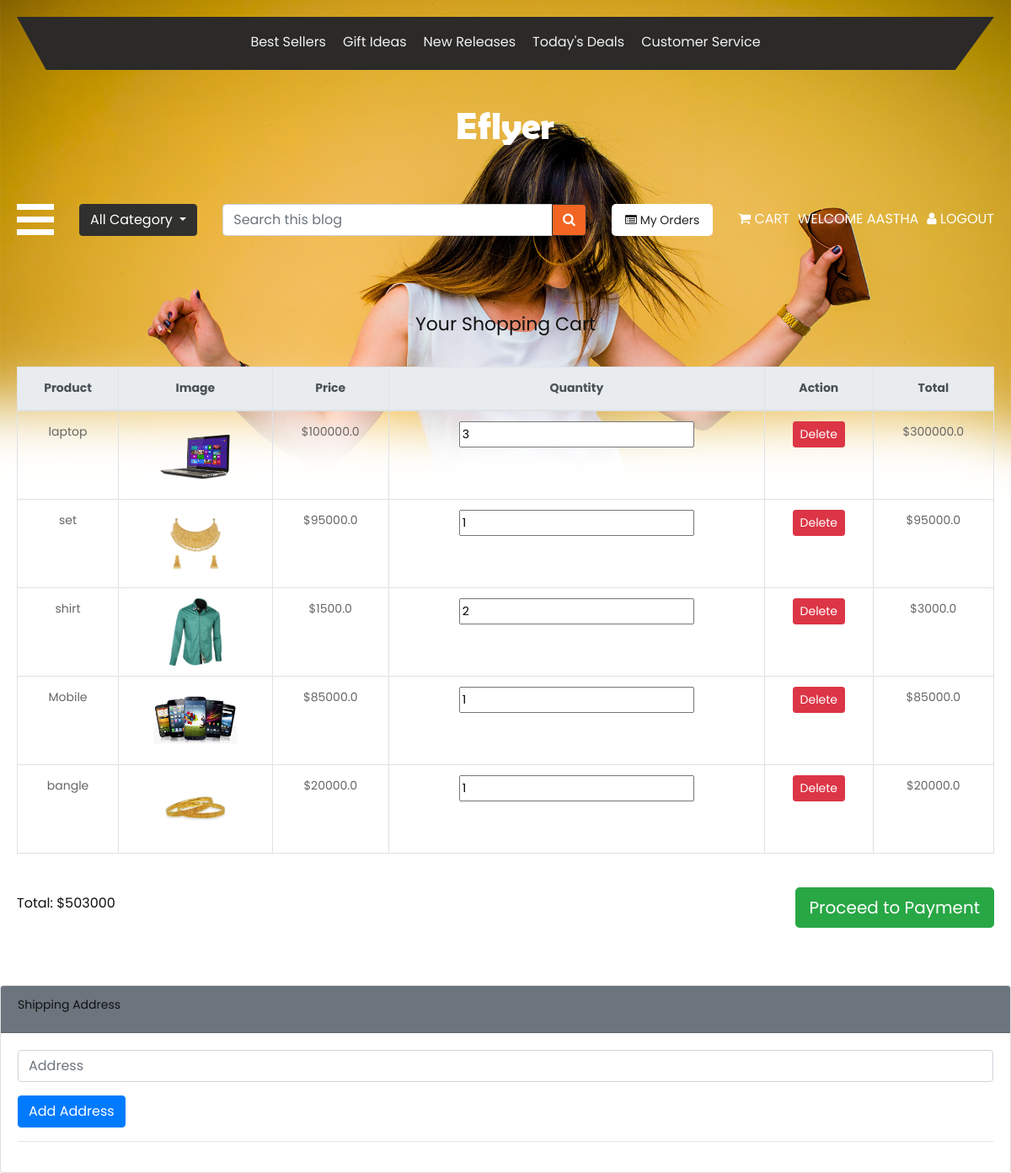
Page /cart/ (signed in) on the earlier database version.
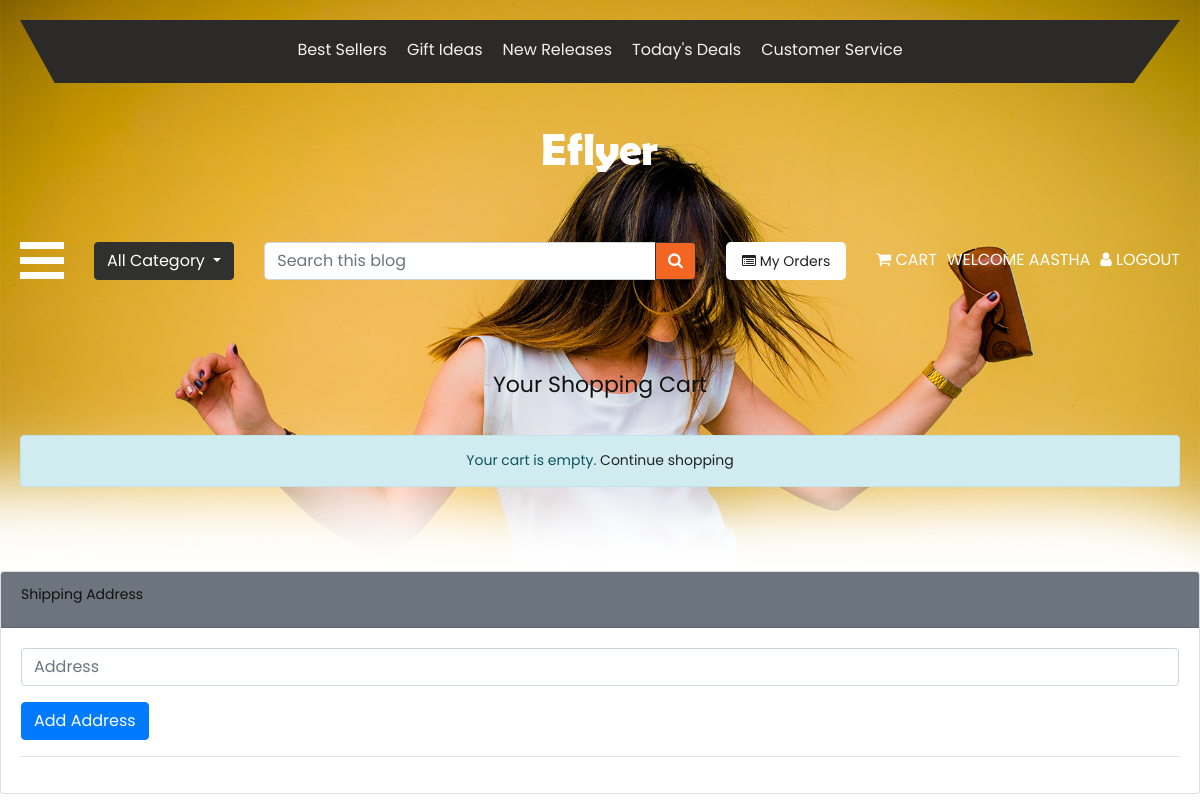
Same page on the later database version.
### myapp/models.py (models this page shows, shortened)
class Cart(models.Model):
    product=models.ForeignKey(Product,on_delete=models.CASCADE)
    user=models.ForeignKey(User,on_delete=models.CASCADE)
    qty=models.IntegerField()
    def get_total_price(self):
        return self.qty*self.product.price

class Product(models.Model):
    category = models.ForeignKey(Category,on_delete=models.CASCADE)
    name = models.CharField(max_length=50)
    price = models.FloatField()
    qty = models.IntegerField()
    desc = models.TextField()
    image = models.ImageField(upload_to="pro_image")

### myapp/views.py (the view)
# urls.py: path('cart/',cart_view, name='cart'),
@login_required(login_url="login_register")
def cart_view(request):
    carts=Cart.objects.filter(user=request.user)
    sum=0
    for c in carts:
        sum+=c.get_total_price()
    return render(request, 'cart.html',{"carts":carts,"total":int(sum)})

### myapp/templates/cart.html (shortened to what this page needs)
{% extends 'base.html' %}
{% block body %}
<div class="container mt-5 mb-5">
    <h2 class="text-center mb-4">Your Shopping Cart</h2>
{% if carts %}
    <div class="table-responsive">
        <table class="table table-bordered text-center align-middle">
            <thead class="thead-light">
                <tr>
                    <th>Product</th>
                    <th>Image</th>
                    <th>Price</th>
                    <th>Quantity</th>
                    <th>Action</th>
                    <th>Total</th>
                </tr>
            </thead>
            <tbody>
                {% for item in carts%}
                <tr>
                    <td>{{ item.product.name }}</td>
                    <td>
                        <img src="{{ item.product.image.url }}"
                             alt="{{ item.product.name }}"
                             style="height:80px;">
                    </td>
                    <td>${{ item.product.price }}</td>
  <td><input type="number" value="{{ item.qty }}" min="0" class="quantity"onchange="changeqty(this.value, '{{ item.id }}')"></td>
                    <td>
                        <button type="button" class="btn btn-danger btn-sm" onclick="removecart('{{item.id}}')">
                            Delete
                        </button>
                    </td>
                    <td>${{ item.get_total_price }}</td>
                </tr>
                {% endfor %}
            </tbody>
        </table>
    </div>
    <div class="d-flex justify-content-between align-items-center mt-4">
        <h4>Total: $<span id="amt">{{total}}</span></h4>
        <button type="button" class="btn btn-success btn-lg" id="rzp-button1">
            Proceed to Payment
        </button>
    </div>
    {% else %}
    <div class="alert alert-info text-center">
        Your cart is empty.
        <a href="{% url 'index' %}">Continue shopping</a>
    </div>
    {% endif %}
</div>
<div class="card mt-4">
    <div class="card-header bg-secondary text-white">
        <h5 class="mb-0">Shipping Address</h5>
    </div>
    <div class="card-body">
        <div class="mb-3">
            <input type="text" id="adr" placeholder="Address" class="form-control" />
        </div>
        <div class="mb-3">
            <button class="btn btn-primary" onclick="addaddress()">Add Address</button>
        </div>
        <hr>
    </div>
</div>
{% endblock %}

### myapp/templates/base.html (shortened to what this page needs)
{% load static %}
<!DOCTYPE html>
<html lang="en">
<head>
    <link rel="stylesheet" href="{% static 'css/bootstrap.min.css' %}">
    <link rel="stylesheet" href="{% static 'css/style.css' %}">
    <link rel="stylesheet" href="{% static 'css/responsive.css' %}">
    <link rel="stylesheet" href="{% static 'css/jquery.mCustomScrollbar.min.css' %}">
    <link rel="stylesheet" href="{% static 'css/index.css' %}">
    <link rel="stylesheet"
          href="https://stackpath.bootstrapcdn.com/font-awesome/4.7.0/css/font-awesome.min.css">
</head>
<body>
<div class="banner_bg_main">
    <div class="container">
        <div class="header_section_top">
            <div class="row">
                <div class="col-sm-12">
                    <div class="custom_menu">
                        <ul>
                            <li><a href="#">Best Sellers</a></li>
                            <li><a href="#">Gift Ideas</a></li>
                            <li><a href="#">New Releases</a></li>
                            <li><a href="#">Today's Deals</a></li>
                            <li><a href="#">Customer Service</a></li>
                        </ul>
                    </div>
                </div>
            </div>
        </div>
    </div>
    <div class="logo_section">
        <div class="container">
            <div class="row">
                <div class="col-sm-12">
                    <div class="logo">
                        <a href="index.html">
                            <img src="{% static 'images/logo.png' %}" alt="logo">
                        </a>
                    </div>
                </div>
            </div>
        </div>
    </div>
    <div class="header_section">
        <div class="container">
            <div class="containt_main">
                <span class="toggle_icon" onclick="openNav()">
                    <img src="{% static 'images/toggle-icon.png' %}">
                </span>
            <div class="dropdown">
                        <button class="btn btn-secondary dropdown-toggle" type="button"
                data-bs-toggle="dropdown" aria-expanded="false">
            All Category
                    </button>
            </div>
                <div class="main">
                    <div class="input-group">
                        <input type="text" class="form-control" placeholder="Search this blog">
                        <div class="input-group-append">
                            <button class="btn btn-secondary" style="background-color:#f26522;">
                                <i class="fa fa-search"></i>
                            </button>
                        </div>
                    </div>
                </div>
                <div class="header_box">
                    <div class="lang_box">
                        <a href="{% url 'my_orders' %}" class="nav-link">
                            <i class="fa fa-list-alt"></i> My Orders
                        </a>
                    </div>
                    <div class="login_menu">
                        <ul>
                            <li>
                                <a href="{% url 'cart' %}">
                                    <i class="fa fa-shopping-cart"></i> Cart
                                </a>
                            </li>
                            {% if user.is_authenticated %}
                            <li>
                                <a href="#">
                                    Welcome {{ user }}
                                </a>
                            </li>
                            <li>
                                <a href="{% url 'user-logout' %}">
                                    <i class="fa fa-user"></i> Logout
                                </a>
                            </li>
                            {% else %}
                            <li>
                                <a href="{% url 'login_register' %}">
                                    <i class="fa fa-user"></i> Login
                                </a>
                            </li>
                            {% endif %}
                        </ul>
                    </div>
                </div>
            </div>
        </div>
    </div>
    {% block body %}{% endblock %}
</div>
</body>
</html>

### static/css/style.css (style rules this page uses)
* { box-sizing: border-box !important; transition: ease all 0.5s; }
html { scroll-behavior: smooth; overflow-x: hidden; }
body { color: #666666; font-size: 14px; line-height: 1.80857; font-weight: normal; overflow-x: hidden; font-family: 'Poppins', sans-serif; }
a { color: #1f1f1f; text-decoration: none !important; outline: none !important; -webkit-transition: all .3s ease-in-out; -moz-transition: all .3s ease-in-out; -ms-transition: all .3s ease-in-out; -o-transition: all .3s ease-in-out; transition: all .3s ease-in-out; }
h1, h2, h3, h4, h5, h6 { letter-spacing: 0; font-weight: normal; position: relative; padding: 0 0 10px 0; font-weight: normal; line-height: normal; color: #111111; margin: 0 }
h2 { font-size: 22px }
h5 { font-size: 14px }
*, *::after, *::before { -webkit-box-sizing: border-box; -moz-box-sizing: border-box; box-sizing: border-box; }
ul, li, ol { margin: 0px; padding: 0px; list-style: none; }
a { color: #222222; text-decoration: none; outline: none !important; }
a, .btn { text-decoration: none !important; outline: none !important; -webkit-transition: all .3s ease-in-out; -moz-transition: all .3s ease-in-out; -ms-transition: all .3s ease-in-out; -o-transition: all .3s ease-in-out; transition: all .3s ease-in-out; }
img { max-width: 100%; height: auto; }
button { border: 0; margin: 0; padding: 0; cursor: pointer; }
.banner_bg_main { width: 100%; float: left; background-image: url(../images/banner-bg.png); height: auto; background-size: 100%; background-repeat: no-repeat; }
.header_section_top { width: 100%; float: left; background-color: #2b2a29; clip-path: polygon(0 0, 100% 0, 96% 100%, 3% 100%); height: auto; padding: 10px 0px; }
.custom_menu { width: 100%; margin: 0 auto; text-align: center; }
.custom_menu ul { margin: 0px; padding: 0px; display: inline-block; }
.custom_menu li { float: left; font-size: 16px; color: #f1f1f1; padding: 6px 10px 0px 10px; }
.custom_menu li a { color: #f1f1f1; }
.logo_section { width: 100%; float: left; }
.logo { width: 100%; float: left; text-align: center; padding: 30px 0px; }
.header_section { width: 100%; display: flex; }
.containt_main { display: flex; }
.toggle_icon { cursor: pointer; color: #ffffff; order: 2; }
.header_box { order: 2; display: flex; }
.dropdown, .dropleft, .dropright, .dropup { position: relative; margin: 0 auto; text-align: center; display: inline-block; margin-left: 30px; order: 2; }
.btn-secondary { color: #fff; background-color: #30302e; border-color: #30302e; }
.main { flex: 1; margin: 0px 30px; display: inline-block; order: 2; }
.login_menu { display: flex; text-align: right; float: right; }
.login_menu ul { margin: 0px; padding: 0px; }
.login_menu li { float: left; font-size: 16px; color: #ffffff; text-transform: uppercase; padding-left: 10px; padding-top: 4px; }
.login_menu li a { color: #ffffff; }
.lang_box { display: flex; float: right; background: #fff; border-radius: 5px; margin-right: 20px; }
.nav-link { display: block; padding: .4rem 1rem; }

### static/css/index.css (style rules this page uses)
.container { max-width: 1200px; margin: auto; padding: 20px; }

Differences in the rows shown:
removed Cart: product.name "laptop", product.image (picture), product.price "100000.0", qty "3", get_total_price "300000.0"
removed Cart: product.name "set", product.image (picture), product.price "95000.0", qty "1", get_total_price "95000.0"
removed Cart: product.name "shirt", product.image (picture), product.price "1500.0", qty "2", get_total_price "3000.0"
removed Cart: product.name "Mobile", product.image (picture), product.price "85000.0", qty "1", get_total_price "85000.0"
removed Cart: product.name "bangle", product.image (picture), product.price "20000.0", qty "1", get_total_price "20000.0"
Other differences:
{{ total }}: "503000" → (not shown)
text no longer shown: "Product Image Price Quantity Action Total Total: $ Proceed to Payment"
text now shown: "Your cart is empty. Continue shopping"
